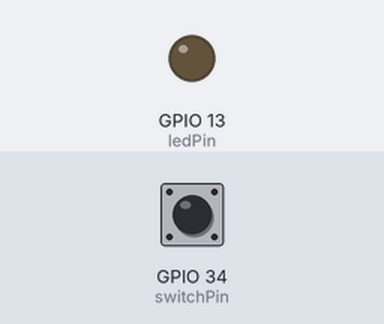
A sketch run on a simulated ESP32. Parts: output pins drawn as LEDs (lit = HIGH). The inputs (shaded band) are chosen by the test bench; at power-on: GPIO 34 (switchPin) HIGH.

Above: at 1.2 s.
1.3 s: GPIO 34 (switchPin) pulled LOW for 0.15 s
At 2.1 s:
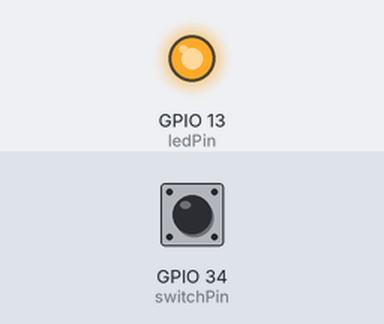
2.9 s: GPIO 34 (switchPin) pulled LOW for 1 s
At 4.5 s:
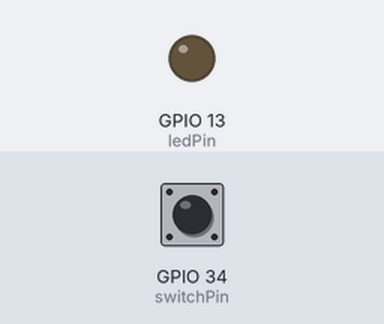
5.4 s: GPIO 34 (switchPin) pulled LOW for 3.2 s
At 9.3 s:
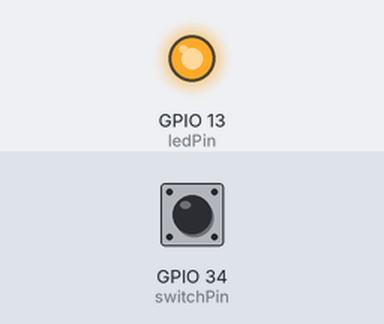
Timing chart, 0 to 10.8 s (numbered marks = the images above; inputs shaded):
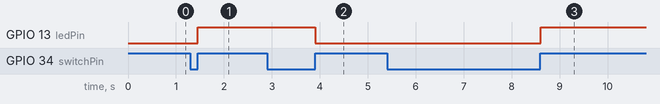

Measured:
- after the input at 1.3 s, GPIO 13 (ledPin): LOW → HIGH after 0.15 s
- after the input at 2.9 s, GPIO 13 (ledPin): HIGH → LOW after 1.0 s
- after the input at 5.4 s, GPIO 13 (ledPin): LOW → HIGH after 3.2 s

The sketch:

sketch_Toggle.ino
```cpp
const int ledPin = 13;     // GPIO2 connected to LED
const int switchPin = 34; // GPIO34 connected to push-button (with external pull-up)

bool wasPressed = false;   // Tracks if the button was previously pressed
bool ledState = false;     // Tracks current LED state

void setup() {
  pinMode(ledPin, OUTPUT);       // Set LED pin as output
  pinMode(switchPin, INPUT);     // Set switch pin as input
  digitalWrite(ledPin, LOW);     // Start with LED OFF
}

void loop() {
  int switchState = digitalRead(switchPin); // Read the state of the switch

  if (switchState == LOW) {
    // Button is being pressed
    wasPressed = true;
  }

  if (switchState == HIGH && wasPressed) {
    // Button was just released after being pressed
    ledState = !ledState;                     // Toggle LED state
    digitalWrite(ledPin, ledState ? HIGH : LOW);
    wasPressed = false;                       // Reset for next press
  }

  // Small delay for debouncing (optional, depends on switch)
  delay(10);
}
```
